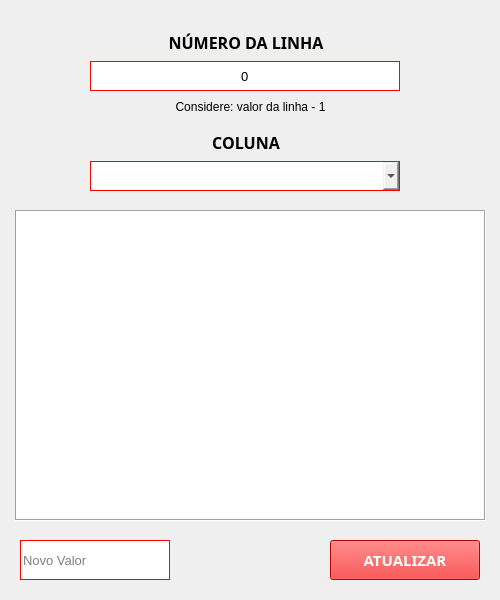
<?xml version="1.0" encoding="UTF-8"?>
<ui version="4.0">
 <class>Form</class>
 <widget class="QWidget" name="Form">
  <property name="geometry">
   <rect>
    <x>0</x>
    <y>0</y>
    <width>500</width>
    <height>600</height>
   </rect>
  </property>
  <property name="minimumSize">
   <size>
    <width>500</width>
    <height>600</height>
   </size>
  </property>
  <property name="maximumSize">
   <size>
    <width>500</width>
    <height>600</height>
   </size>
  </property>
  <property name="windowTitle">
   <string>Atualizar Hospedagem</string>
  </property>
  <property name="windowIcon">
   <iconset>
    <normaloff>../imagens/excel.ico</normaloff>../imagens/excel.ico</iconset>
  </property>
  <widget class="QWidget" name="verticalLayoutWidget_9">
   <property name="geometry">
    <rect>
     <x>90</x>
     <y>20</y>
     <width>312</width>
     <height>81</height>
    </rect>
   </property>
   <layout class="QVBoxLayout" name="layout_id_requisitante">
    <property name="spacing">
     <number>0</number>
    </property>
    <item>
     <widget class="QLabel" name="lbl_numero">
      <property name="sizePolicy">
       <sizepolicy hsizetype="Expanding" vsizetype="Expanding">
        <horstretch>0</horstretch>
        <verstretch>0</verstretch>
       </sizepolicy>
      </property>
      <property name="minimumSize">
       <size>
        <width>0</width>
        <height>25</height>
       </size>
      </property>
      <property name="maximumSize">
       <size>
        <width>16777215</width>
        <height>20</height>
       </size>
      </property>
      <property name="font">
       <font>
        <family>Montserrat</family>
        <pointsize>12</pointsize>
        <weight>75</weight>
        <bold>true</bold>
       </font>
      </property>
      <property name="text">
       <string>NÚMERO DA LINHA</string>
      </property>
      <property name="alignment">
       <set>Qt::AlignCenter</set>
      </property>
     </widget>
    </item>
    <item>
     <widget class="QSpinBox" name="spb_numero">
      <property name="minimumSize">
       <size>
        <width>310</width>
        <height>30</height>
       </size>
      </property>
      <property name="maximumSize">
       <size>
        <width>300</width>
        <height>30</height>
       </size>
      </property>
      <property name="font">
       <font>
        <pointsize>10</pointsize>
       </font>
      </property>
      <property name="styleSheet">
       <string notr="true">outline: none;
border: 1px solid red;</string>
      </property>
      <property name="alignment">
       <set>Qt::AlignCenter</set>
      </property>
      <property name="buttonSymbols">
       <enum>QAbstractSpinBox::NoButtons</enum>
      </property>
      <property name="maximum">
       <number>1000000</number>
      </property>
      <property name="value">
       <number>0</number>
      </property>
     </widget>
    </item>
   </layout>
  </widget>
  <widget class="QWidget" name="verticalLayoutWidget_10">
   <property name="geometry">
    <rect>
     <x>90</x>
     <y>120</y>
     <width>312</width>
     <height>81</height>
    </rect>
   </property>
   <layout class="QVBoxLayout" name="layout_id_requisitante_2">
    <property name="spacing">
     <number>0</number>
    </property>
    <item>
     <widget class="QLabel" name="lbl_coluna">
      <property name="sizePolicy">
       <sizepolicy hsizetype="Expanding" vsizetype="Expanding">
        <horstretch>0</horstretch>
        <verstretch>0</verstretch>
       </sizepolicy>
      </property>
      <property name="minimumSize">
       <size>
        <width>0</width>
        <height>25</height>
       </size>
      </property>
      <property name="maximumSize">
       <size>
        <width>16777215</width>
        <height>20</height>
       </size>
      </property>
      <property name="font">
       <font>
        <family>Montserrat</family>
        <pointsize>12</pointsize>
        <weight>75</weight>
        <bold>true</bold>
       </font>
      </property>
      <property name="text">
       <string>COLUNA</string>
      </property>
      <property name="alignment">
       <set>Qt::AlignCenter</set>
      </property>
     </widget>
    </item>
    <item>
     <widget class="QComboBox" name="cbx_coluna">
      <property name="sizePolicy">
       <sizepolicy hsizetype="Preferred" vsizetype="Fixed">
        <horstretch>0</horstretch>
        <verstretch>0</verstretch>
       </sizepolicy>
      </property>
      <property name="minimumSize">
       <size>
        <width>310</width>
        <height>30</height>
       </size>
      </property>
      <property name="maximumSize">
       <size>
        <width>310</width>
        <height>30</height>
       </size>
      </property>
      <property name="styleSheet">
       <string notr="true">outline:none;
border: 1px solid red;</string>
      </property>
      <property name="insertPolicy">
       <enum>QComboBox::InsertAtCurrent</enum>
      </property>
     </widget>
    </item>
   </layout>
  </widget>
  <widget class="QTableWidget" name="tbl_planilha">
   <property name="geometry">
    <rect>
     <x>15</x>
     <y>210</y>
     <width>471</width>
     <height>311</height>
    </rect>
   </property>
   <property name="styleSheet">
    <string notr="true">outline:red;</string>
   </property>
   <property name="frameShape">
    <enum>QFrame::Box</enum>
   </property>
   <property name="frameShadow">
    <enum>QFrame::Sunken</enum>
   </property>
   <property name="autoScroll">
    <bool>true</bool>
   </property>
   <property name="tabKeyNavigation">
    <bool>true</bool>
   </property>
   <property name="showDropIndicator" stdset="0">
    <bool>true</bool>
   </property>
   <property name="showGrid">
    <bool>true</bool>
   </property>
   <property name="wordWrap">
    <bool>true</bool>
   </property>
   <property name="cornerButtonEnabled">
    <bool>true</bool>
   </property>
   <property name="rowCount">
    <number>0</number>
   </property>
   <property name="columnCount">
    <number>0</number>
   </property>
   <attribute name="horizontalHeaderVisible">
    <bool>true</bool>
   </attribute>
   <attribute name="horizontalHeaderCascadingSectionResizes">
    <bool>false</bool>
   </attribute>
   <attribute name="horizontalHeaderHighlightSections">
    <bool>true</bool>
   </attribute>
  </widget>
  <widget class="QPushButton" name="btn_atualizar">
   <property name="geometry">
    <rect>
     <x>330</x>
     <y>540</y>
     <width>150</width>
     <height>40</height>
    </rect>
   </property>
   <property name="sizePolicy">
    <sizepolicy hsizetype="Expanding" vsizetype="Expanding">
     <horstretch>0</horstretch>
     <verstretch>0</verstretch>
    </sizepolicy>
   </property>
   <property name="minimumSize">
    <size>
     <width>150</width>
     <height>40</height>
    </size>
   </property>
   <property name="maximumSize">
    <size>
     <width>150</width>
     <height>40</height>
    </size>
   </property>
   <property name="font">
    <font>
     <family>Montserrat</family>
     <pointsize>11</pointsize>
     <weight>75</weight>
     <bold>true</bold>
    </font>
   </property>
   <property name="cursor">
    <cursorShape>PointingHandCursor</cursorShape>
   </property>
   <property name="layoutDirection">
    <enum>Qt::LeftToRight</enum>
   </property>
   <property name="styleSheet">
    <string notr="true">background: rgb(255, 0, 0);
color: white;</string>
   </property>
   <property name="text">
    <string>ATUALIZAR</string>
   </property>
   <property name="flat">
    <bool>false</bool>
   </property>
  </widget>
  <widget class="QLineEdit" name="lineEdit">
   <property name="geometry">
    <rect>
     <x>20</x>
     <y>540</y>
     <width>150</width>
     <height>40</height>
    </rect>
   </property>
   <property name="minimumSize">
    <size>
     <width>150</width>
     <height>40</height>
    </size>
   </property>
   <property name="maximumSize">
    <size>
     <width>150</width>
     <height>40</height>
    </size>
   </property>
   <property name="font">
    <font>
     <pointsize>10</pointsize>
    </font>
   </property>
   <property name="styleSheet">
    <string notr="true">outline:none;
border: 1px solid red;</string>
   </property>
   <property name="placeholderText">
    <string>Novo Valor</string>
   </property>
  </widget>
  <widget class="QLabel" name="label">
   <property name="geometry">
    <rect>
     <x>90</x>
     <y>99</y>
     <width>321</width>
     <height>16</height>
    </rect>
   </property>
   <property name="text">
    <string>&lt;html&gt;&lt;head/&gt;&lt;body&gt;&lt;p&gt;Considere: valor da linha - 1&lt;/p&gt;&lt;/body&gt;&lt;/html&gt;</string>
   </property>
   <property name="alignment">
    <set>Qt::AlignCenter</set>
   </property>
  </widget>
 </widget>
 <resources/>
 <connections/>
</ui>
